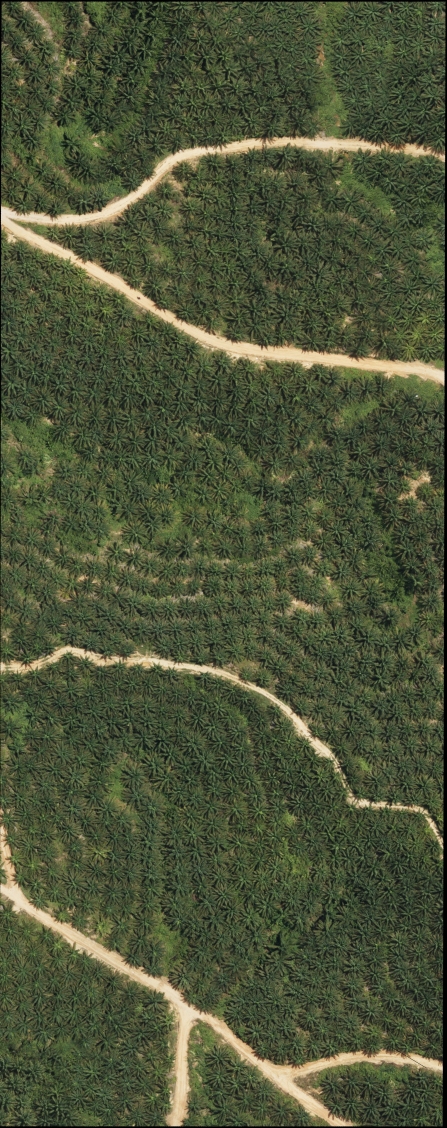
#> input picture DATA/FOTO_UDARA/REGION_1/GENERATE_RESULTS/rgb.jpg, 1341 x 3382 px, given in place of rgb.bmp, which was not available (shown at 1/3 size)
$ python generate_img_grid.py
#> lines starting #> are read from the running program, lines starting #| are printed output that depends on the picture; pictures that were not available may be replaced by others from this repository, and a replacement may not be noted
# -*- coding: utf-8 -*-
"""
Created on Thu Feb 23 15:50:25 2023

@author: Muchsin
"""

import numpy as np
import cv2 as cv
import os
from sklearn.preprocessing import MinMaxScaler

REGION = '2'

img = cv.imread('../../DATA/FOTO_UDARA/REGION_'+REGION+'/GENERATE_RESULTS/rgb.bmp', cv.IMREAD_UNCHANGED);
#> img is the input picture: shape (3382, 1341, 3); mean B, G, R 57.3, 85.1, 77.5
[r, c, band] = img.shape
#> r = 3382; c = 1341; band = 3

for y in range(0, r-416, 316):
    for x in range(0, c-416, 316):
        print(str(y)+" "+str(x))
        y1= y
        x1= x
        y2= y+416
        x2= x+416
        rgbROI = img[y1:y2, x1:x2]
        cv.imwrite("../../DATA/FOTO_UDARA/REGION_"+REGION+"/IMG_GRID/"+str(y)+"_"+str(x)+".bmp", rgbROI)
#> this loop made 10 passes
#> pass 1, `cv.imwrite("../../DATA/FOTO_UDARA/REGION_"+REGION+"/IMG_GRID/"+str(y)+..`:
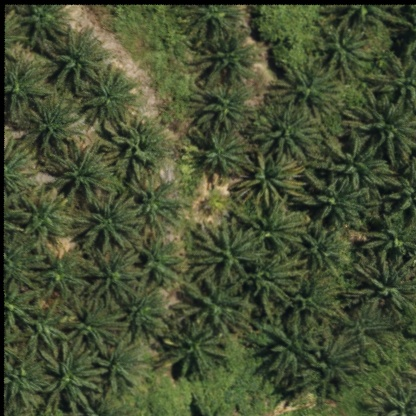
#> saved as 0_0.bmp: shape (416, 416, 3); mean B, G, R 50.6, 77.9, 69.1
#> pass 1, `cv.imwrite("../../DATA/FOTO_UDARA/REGION_"+REGION+"/IMG_GRID/"+str(y)+..`:
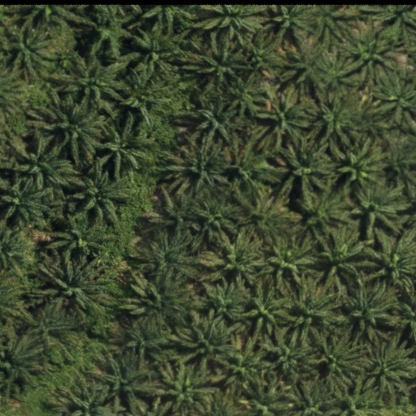
#> saved as 0_316.bmp: shape (416, 416, 3); mean B, G, R 47.1, 71.6, 61.5
#> pass 1, `cv.imwrite("../../DATA/FOTO_UDARA/REGION_"+REGION+"/IMG_GRID/"+str(y)+..`:
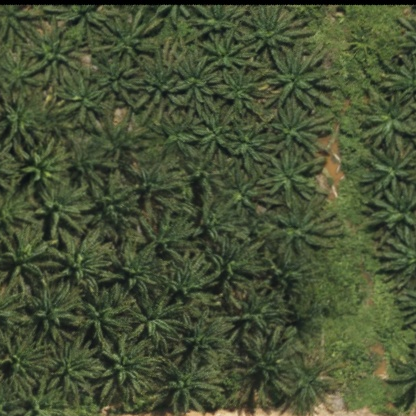
#> saved as 0_632.bmp: shape (416, 416, 3); mean B, G, R 52.5, 80.1, 70.2
#> pass 2, `cv.imwrite("../../DATA/FOTO_UDARA/REGION_"+REGION+"/IMG_GRID/"+str(y)+..`:
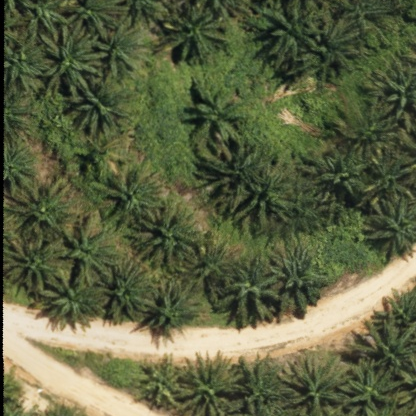
#> saved as 316_0.bmp: shape (416, 416, 3); mean B, G, R 65.9, 97, 91.4
